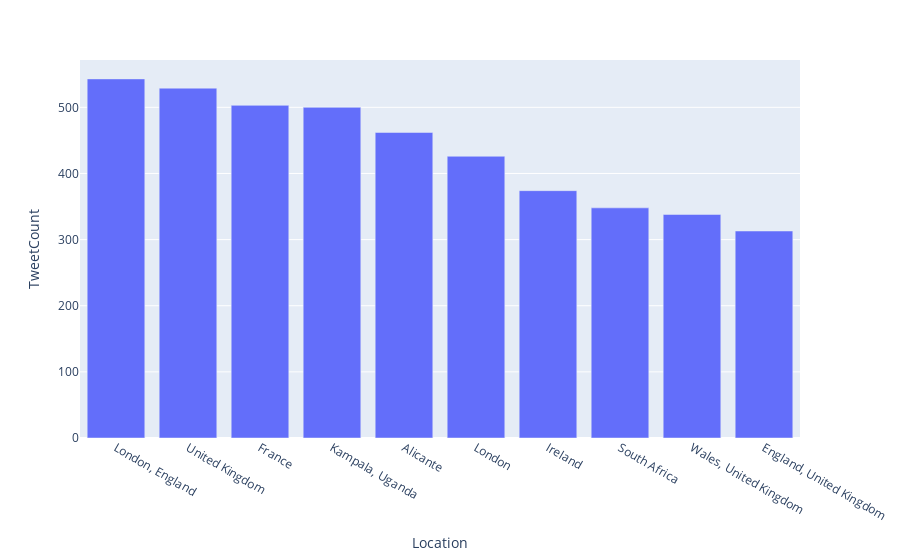

Notebook code cell kept with this figure:
### Code cell
dfLoc = spark.sql("SELECT DISTINCT user.location AS Location, CAST(count(id) AS INT) as TweetCount FROM tweets \
                   WHERE text LIKE '%rugby%' AND user.location IS NOT Null \
                   GROUP BY user.location \
                   ORDER BY TweetCount DESC LIMIT 10")
tempdf = ps.DataFrame(dfLoc)

fig = tempdf.plot(kind='bar', x='Location', y='TweetCount')
fig.show()


fig.write_image("Images/TweetCountByuserLocation.svg")
fig.write_html("Images/TweetCountByuserLocation.html")

### Figure 1 — Plotly figure (JSON) as saved in the notebook; plotly's stock layout.template omitted (floating-point values rounded to 4 significant figures)
{"data": [{"alignmentgroup": "True", "hovertemplate": "Location=%{x}<br>TweetCount=%{y}<extra></extra>", "legendgroup": "", "marker": {"color": "#636efa", "pattern": {"shape": ""}}, "name": "", "offsetgroup": "", "orientation": "v", "showlegend": false, "textposition": "auto", "type": "bar", "x": ["London, England", "United Kingdom", "France", "Kampala, Uganda", "Alicante", "London", "Ireland", "South Africa", "Wales, United Kingdom", "England, United Kingdom"], "xaxis": "x", "y": [543, 529, 503, 500, 462, 426, 374, 348, 338, 313], "yaxis": "y"}], "layout": {"barmode": "relative", "legend": {"tracegroupgap": 0}, "margin": {"t": 60}, "xaxis": {"anchor": "y", "domain": [0, 1], "title": {"text": "Location"}}, "yaxis": {"anchor": "x", "domain": [0, 1], "title": {"text": "TweetCount"}}}}
